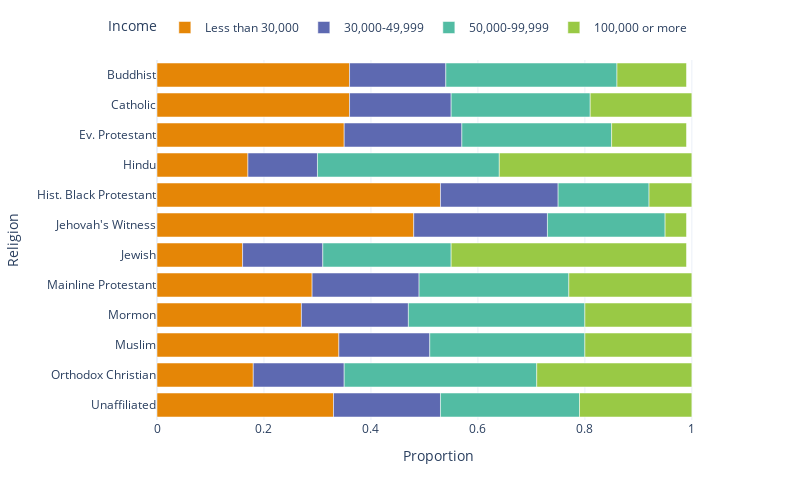

The notebook cell this image was saved under:
### Code cell
fig = px.bar(DF_new,
             y='religion',
             x='proportion',
             color='income',
             color_discrete_sequence=px.colors.qualitative.Vivid,
             category_orders={'income' : ['Less than 30,000', '30,000-49,999', '50,000-99,999', '100,000 or more']})

fig.update_layout(template="plotly_white",
                  yaxis={'categoryorder': 'category descending'},
                  xaxis_title="Proportion",
                  yaxis_title="Religion",
                  legend_title='Income',
                  legend={'orientation':"h",'yanchor':"bottom",'y':1.05, 'xanchor':"right",'x':0.95},
                  autosize=False,
                  width=800,
                  height=500)

fig.show()

### Figure 1 — Plotly figure (JSON) as saved in the notebook; plotly's stock layout.template omitted (floating-point values rounded to 4 significant figures)
{"data": [{"alignmentgroup": "True", "hovertemplate": "income=Less than 30,000<br>proportion=%{x}<br>religion=%{y}<extra></extra>", "legendgroup": "Less than 30,000", "marker": {"color": "rgb(229, 134, 6)", "pattern": {"shape": ""}}, "name": "Less than 30,000", "offsetgroup": "Less than 30,000", "orientation": "h", "showlegend": true, "textposition": "auto", "type": "bar", "x": [0.36, 0.36, 0.35, 0.17, 0.53, 0.48, 0.16, 0.29, 0.27, 0.34, 0.18, 0.33], "xaxis": "x", "y": ["Buddhist", "Catholic", "Ev. Protestant", "Hindu", "Hist. Black Protestant", "Jehovah's Witness", "Jewish", "Mainline Protestant", "Mormon", "Muslim", "Orthodox Christian", "Unaffiliated"], "yaxis": "y"}, {"alignmentgroup": "True", "hovertemplate": "income=30,000-49,999<br>proportion=%{x}<br>religion=%{y}<extra></extra>", "legendgroup": "30,000-49,999", "marker": {"color": "rgb(93, 105, 177)", "pattern": {"shape": ""}}, "name": "30,000-49,999", "offsetgroup": "30,000-49,999", "orientation": "h", "showlegend": true, "textposition": "auto", "type": "bar", "x": [0.18, 0.19, 0.22, 0.13, 0.22, 0.25, 0.15, 0.2, 0.2, 0.17, 0.17, 0.2], "xaxis": "x", "y": ["Buddhist", "Catholic", "Ev. Protestant", "Hindu", "Hist. Black Protestant", "Jehovah's Witness", "Jewish", "Mainline Protestant", "Mormon", "Muslim", "Orthodox Christian", "Unaffiliated"], "yaxis": "y"}, {"alignmentgroup": "True", "hovertemplate": "income=50,000-99,999<br>proportion=%{x}<br>religion=%{y}<extra></extra>", "legendgroup": "50,000-99,999", "marker": {"color": "rgb(82, 188, 163)", "pattern": {"shape": ""}}, "name": "50,000-99,999", "offsetgroup": "50,000-99,999", "orientation": "h", "showlegend": true, "textposition": "auto", "type": "bar", "x": [0.32, 0.26, 0.28, 0.34, 0.17, 0.22, 0.24, 0.28, 0.33, 0.29, 0.36, 0.26], "xaxis": "x", "y": ["Buddhist", "Catholic", "Ev. Protestant", "Hindu", "Hist. Black Protestant", "Jehovah's Witness", "Jewish", "Mainline Protestant", "Mormon", "Muslim", "Orthodox Christian", "Unaffiliated"], "yaxis": "y"}, {"alignmentgroup": "True", "hovertemplate": "income=100,000 or more<br>proportion=%{x}<br>religion=%{y}<extra></extra>", "legendgroup": "100,000 or more", "marker": {"color": "rgb(153, 201, 69)", "pattern": {"shape": ""}}, "name": "100,000 or more", "offsetgroup": "100,000 or more", "orientation": "h", "showlegend": true, "textposition": "auto", "type": "bar", "x": [0.13, 0.19, 0.14, 0.36, 0.08, 0.04, 0.44, 0.23, 0.2, 0.2, 0.29, 0.21], "xaxis": "x", "y": ["Buddhist", "Catholic", "Ev. Protestant", "Hindu", "Hist. Black Protestant", "Jehovah's Witness", "Jewish", "Mainline Protestant", "Mormon", "Muslim", "Orthodox Christian", "Unaffiliated"], "yaxis": "y"}], "layout": {"autosize": false, "barmode": "relative", "height": 500, "legend": {"orientation": "h", "title": {"text": "Income"}, "tracegroupgap": 0, "x": 0.95, "xanchor": "right", "y": 1.05, "yanchor": "bottom"}, "margin": {"t": 60}, "width": 800, "xaxis": {"anchor": "y", "autorange": true, "domain": [0, 1], "range": [0, 1.053], "title": {"text": "Proportion"}, "type": "linear"}, "yaxis": {"anchor": "x", "autorange": true, "categoryorder": "category descending", "domain": [0, 1], "range": [-0.5, 11.5], "title": {"text": "Religion"}, "type": "category"}}}
